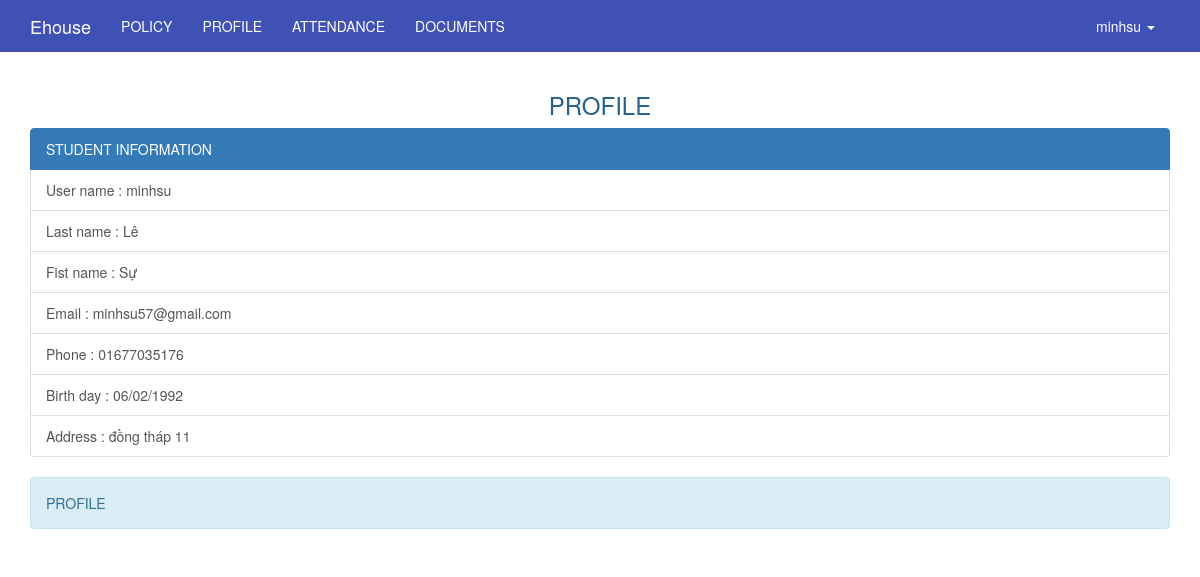
Screenshot of /member/info/profile (signed in) with the database file from the repository.
### tables this page shows
CREATE TABLE `users` (
  `id` int(11) UNSIGNED NOT NULL,
  `ip_address` varchar(15) NOT NULL,
  `username` varchar(100) NOT NULL,
  `password` varchar(255) NOT NULL,
  `salt` varchar(255) DEFAULT NULL,
  `email` varchar(100) NOT NULL,
  `activation_code` varchar(40) DEFAULT NULL,
  `forgotten_password_code` varchar(40) DEFAULT NULL,
  `forgotten_password_time` int(11) UNSIGNED DEFAULT NULL,
  `remember_code` varchar(40) DEFAULT NULL,
  `created_on` int(11) UNSIGNED NOT NULL,
  `last_login` int(11) UNSIGNED DEFAULT NULL,
  `active` tinyint(1) UNSIGNED DEFAULT NULL,
  `first_name` varchar(50) DEFAULT NULL,
  `last_name` varchar(50) DEFAULT NULL,
  `company` varchar(100) DEFAULT NULL,
  `birth_day` varchar(50) NOT NULL,
  `phone` varchar(20) DEFAULT NULL,
  `address` varchar(255) DEFAULT NULL,
  `profile` text,
  `modified_date` datetime DEFAULT NULL
);

### application/controllers/member/Info.php (called while the page is built, shortened)
<?php
class Info extends Admin_Controller {
    function __construct(){
        parent::__construct();
        $this->load->library('ion_auth');
        $this->load->library('postal');
        $this->load->helper('url');
        $this->current_user = $this->ion_auth->user()->row();
        $this->data['current_user'] = $this->current_user;
        $this->data['current_user_menu'] = '';
        $this->load->model('calendar_model');
        $this->load->model('course_model');
    }
    public function profile()
    {
        $this->data['item'] = $this->current_user;
        $this->load->view('member/profile_view', $this->data);
    }
}

### index.php (called while the page is built, shortened)
<?php
require_once BASEPATH.'core/CodeIgniter.php';

### application/helpers/common_helper.php (called while the page is built, shortened)
<?php
	function public_helper($string = '')
	{
		return base_url('public/'.$string);
	}
?>

### application/libraries/Ion_auth.php (called while the page is built, shortened)
<?php  if ( ! defined('BASEPATH')) exit('No direct script access allowed');
class Ion_auth
{
    public $_cache_user_in_group;
    public function __construct()
    {
        $this->_cache_user_in_group =& $this->ion_auth_model->_cache_user_in_group;
        $this->ion_auth_model->trigger_events('library_constructor');
    }
    public function __call($method, $arguments)
    {
        return call_user_func_array( array($this->ion_auth_model, $method), $arguments);
    }
    public function __get($var)
    {
        return get_instance()->$var;
    }
    public function logged_in()
    {
        $this->ion_auth_model->trigger_events('logged_in');
        return (bool) $this->session->userdata('identity');
    }
    public function in_group($check_group, $id=false, $check_all = false)
    {
        $this->ion_auth_model->trigger_events('in_group');
        $id || $id = $this->session->userdata('user_id');
        if (!is_array($check_group))
        {
            $check_group = array($check_group);
        }
        if (isset($this->_cache_user_in_group[$id]))
        {
            $groups_array = $this->_cache_user_in_group[$id];
        }
        else
        {
            $users_groups = $this->ion_auth_model->get_users_groups($id)->result();
            $groups_array = array();
            foreach ($users_groups as $group)
            {
                $groups_array[$group->id] = $group->name;
            }
            $this->_cache_user_in_group[$id] = $groups_array;
        }
        foreach ($check_group as $key => $value)
        {
            $groups = (is_string($value)) ? $groups_array : array_keys($groups_array);
            if (in_array($value, $groups) xor $check_all)
            {
                return !$check_all;
            }
        }
        return $check_all;
    }
}

### application/libraries/Session.php (called while the page is built, shortened)
<?php if ( ! defined('BASEPATH')) exit('No direct script access allowed');
class Session
{
    protected $sess_namespace = '';
    protected $store = array();
     private function initialize()
     {
        if (isset($_SESSION[$this->sess_namespace]) ) {
            $this->store = $_SESSION[$this->sess_namespace];
        }
        $destroy = false;
        if (!$destroy) {
            return;
        }
    }
    public function userdata($value)
    {
        if (isset($this->store[$value])) {
            return $this->store[$value];
        } else {
            return false;
        }
    }
    public function set_userdata($data = array(), $value = '')
    {
        if (is_string($data)) {
            $data = array($data => $value);
        }
        foreach ($data as $key => $val) {
            $this->store[$key] = $val;
        }
    }
}

### application/models/Ion_auth_model.php (called while the page is built, shortened)
<?php  if ( ! defined('BASEPATH')) exit('No direct script access allowed');
class Ion_auth_model extends CI_Model
{
    public $tables = array();
    public $_ion_where = array();
    public $_ion_select = array();
    public $_ion_limit = NULL;
    public $_ion_offset = NULL;
    public $_ion_order_by = NULL;
    public $_ion_order = NULL;
    protected $response = NULL;
    public function __construct()
    {
        $this->config->load('ion_auth', TRUE);
        $this->tables  = $this->config->item('tables', 'ion_auth');
    }
    public function limit($limit)
    {
        $this->_ion_limit = $limit;
        return $this;
    }
    public function where($where, $value = NULL)
    {
        if (!is_array($where))
        {
            $where = array($where => $value);
        }
        array_push($this->_ion_where, $where);
        return $this;
    }
    public function order_by($by, $order='desc')
    {
        $this->_ion_order_by = $by;
        $this->_ion_order    = $order;
        return $this;
    }
    public function row()
    {
        $row = $this->response->row();
        return $row;
    }
    public function users($groups = NULL)
    {
        if (isset($this->_ion_select) && !empty($this->_ion_select))
        {
            foreach ($this->_ion_select as $select)
            {
                $this->db->select($select);
            }
            $this->_ion_select = array();
        }
        else
        {
            $this->db->select(array(
                $this->tables['users'].'.*',
                $this->tables['users'].'.id as id',
                $this->tables['users'].'.id as user_id'
            ));
        }
        if (isset($this->_ion_where) && !empty($this->_ion_where))
        {
            foreach ($this->_ion_where as $where)
            {
                $this->db->where($where);
            }
            $this->_ion_where = array();
        }
        if (isset($this->_ion_limit) && isset($this->_ion_offset))
        {
            $this->db->limit($this->_ion_limit, $this->_ion_offset);
            $this->_ion_limit  = NULL;
            $this->_ion_offset = NULL;
        }
        else if (isset($this->_ion_limit))
        {
            $this->db->limit($this->_ion_limit);
            $this->_ion_limit  = NULL;
        }
        if (isset($this->_ion_order_by) && isset($this->_ion_order))
        {
            $this->db->order_by($this->_ion_order_by, $this->_ion_order);
            $this->_ion_order    = NULL;
            $this->_ion_order_by = NULL;
        }
        $this->response = $this->db->get($this->tables['users']);
        return $this;
    }
    public function user($id = NULL)
    {
        $id = isset($id) ? $id : $this->session->userdata('user_id');
        $this->users();
        return $this;
    }
}

### application/core/MY_Controller.php (called while the page is built, shortened)
<?php
class Admin_Controller extends MY_Controller
{
	function __construct()
	{
		$current_user = $this->ion_auth->user()->row();
	}
}

### application/views/member/profile_view.php (the view, shortened to what this page needs)
<?php include "header_view.php"; ?>
<div class="container">
	<div class="row">
		<div class="col-lg-12">
			<h3 class="text-center" style="color: #286090">PROFILE</h3>
			<div class="list-group">
				<a href="#" class="list-group-item active">
				STUDENT INFORMATION
				</a>
				<a href="#" class="list-group-item">User name : <?php echo $item->username; ?></a>
				<a href="#" class="list-group-item">Last name : <?php echo $item->last_name; ?></a>
				<a href="#" class="list-group-item">Fist name : <?php echo $item->first_name; ?></a>
				<a href="#" class="list-group-item">Email : <?php echo $item->email; ?></a>
				<a href="#" class="list-group-item">Phone : <?php echo $item->phone; ?></a>
				<a href="#" class="list-group-item">Birth day : <?php echo $item->birth_day; ?></a>
				<a href="#" class="list-group-item">Address : <?php echo $item->address; ?></a>
			</div>
			<div class="alert alert-info">PROFILE</div>
		</div>
	</div>
</div>

### application/views/member/header_view.php (shortened to what this page needs)
    <link rel="stylesheet" href="<?php echo public_helper('lib/bootstrap/css/bootstrap.min.css'); ?>"/>
    <link rel="stylesheet" href="<?php echo public_helper('lib/font-awesome/css/font-awesome.min.css'); ?>"/>
    <link href="<?php echo public_helper('lib/datetime-picker/datetimepicker.css')?>" rel="stylesheet">
    <link rel="stylesheet" href="http://code.jquery.com/ui/1.10.3/themes/smoothness/jquery-ui.css" />
    <link href="https://cdnjs.cloudflare.com/ajax/libs/bootstrap3-dialog/1.34.5/css/bootstrap-dialog.min.css" rel="stylesheet" type="text/css" />
    <link rel="stylesheet" href="<?php echo public_helper('css/admin.css'); ?>" type="text/css" />
<!DOCTYPE html>
<html>
<head>
</head>
<body>
    <nav class="navbar navbar-inverse">
        <div class="container">
            <div class="navbar-header">
                <a class="navbar-brand" href="<?php echo base_url(); ?>" target="_new"><?php echo 'Ehouse'?></a>
            </div>
            <div id="navbar" class="collapse navbar-collapse">
                <ul class="nav navbar-nav">
                    <li><?php echo anchor('member/info/policy','POLICY');?></li>
                    <li><?php echo anchor('member/info/profile','PROFILE');?></li>
                    <li><?php echo anchor('member/info/attendance','ATTENDANCE');?></li>
                    <li><?php echo anchor('member/info/document','DOCUMENTS');?></li>
                </ul>
                <ul class="nav navbar-nav navbar-right">
                    <li class="dropdown">
                        <a href="#" class="dropdown-toggle" data-toggle="dropdown" role="button" aria-expanded="false"><?php echo $this->ion_auth->user()->row()->username;?> <span class="caret"></span></a>
                    </li>
                </ul>
            </div>
        </div>
    </nav>

### public/css/admin.css (style rules this page uses)
.navbar-inverse { background-color: #3F51B5; border-color: #3F51B5; border-radius: inherit; }
.navbar-inverse .navbar-nav>li>a { color: white; }
.navbar-inverse .navbar-brand { color: white; }

### rows the page displays
users: id+username "minhsu", username "minhsu", last_name "Lê", first_name "Sự", email "minhsu57@gmail.com", phone "01677035176", birth_day "06/02/1992", address "đồng tháp 11"

### other values shown
anchor('member/info/policy','POLICY') "POLICY"
anchor('member/info/profile','PROFILE') "PROFILE"
anchor('member/info/attendance','ATTENDANCE') "ATTENDANCE"
anchor('member/info/document','DOCUMENTS') "DOCUMENTS"
